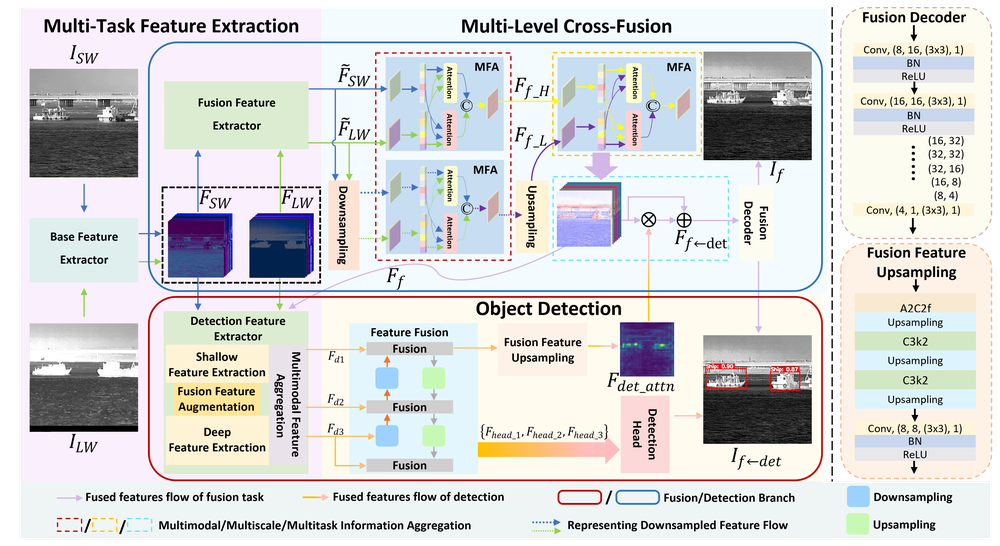
#> input picture repositories/LSFDNet/imgs/model.png, 1000 x 546 px, shrunk from 3953 x 2158 before the run
$ python eval.py --swir-dir ../../repositories/LSFDNet/imgs --lwir-dir ../../repositories/LSFDNet/imgs --fused-dir ../../repositories/LSFDNet/imgs
#> lines starting #> are read from the running program, lines starting #| are printed output that depends on the picture; long printed decimals are rounded
### src/anima_lsfdnet/io.py
from __future__ import annotations

import base64
from io import BytesIO
from pathlib import Path

import numpy as np
from PIL import Image

IMAGE_EXTS = {".png", ".jpg", ".jpeg", ".bmp", ".tif", ".tiff"}


def pair_files_by_stem(swir_dir: str | Path, lwir_dir: str | Path) -> list[tuple[Path, Path]]:
    swir_dir = Path(swir_dir)
    lwir_dir = Path(lwir_dir)
    sw_map = {
        p.stem: p for p in swir_dir.iterdir() if p.suffix.lower() in IMAGE_EXTS and p.is_file()
    }
    lw_map = {
        p.stem: p for p in lwir_dir.iterdir() if p.suffix.lower() in IMAGE_EXTS and p.is_file()
    }
    stems = sorted(set(sw_map) & set(lw_map))
    return [(sw_map[s], lw_map[s]) for s in stems]


def load_gray_image(path: str | Path) -> np.ndarray:
    return np.asarray(Image.open(path).convert("L"), dtype=np.float32) / 255.0


# [13 lines left out: functions save_gray_image, to_base64_png, not called in this run]

### src/anima_lsfdnet/metrics.py
from __future__ import annotations

import math
from dataclasses import dataclass

import numpy as np

EPS = 1e-8


def entropy(image: np.ndarray, bins: int = 256) -> float:
    hist, _ = np.histogram(np.clip(image, 0.0, 1.0), bins=bins, range=(0.0, 1.0), density=False)
    prob = hist.astype(np.float64)
    prob /= max(prob.sum(), 1.0)
    prob = prob[prob > 0]
    value = float(-np.sum(prob * np.log2(prob + EPS)))
    return max(0.0, value)


def spatial_frequency(image: np.ndarray) -> float:
    rf = np.diff(image, axis=0)
    cf = np.diff(image, axis=1)
    return float(math.sqrt(np.mean(rf**2) + np.mean(cf**2)))


def standard_deviation(image: np.ndarray) -> float:
    return float(np.std(image))


def scd(fused: np.ndarray, swir: np.ndarray, lwir: np.ndarray) -> float:
    d1 = fused - swir
    d2 = fused - lwir
    num = np.sum((d1 - d1.mean()) * (d2 - d2.mean()))
    den = math.sqrt(np.sum((d1 - d1.mean()) ** 2) * np.sum((d2 - d2.mean()) ** 2) + EPS)
    return float(num / den)


def vif(fused: np.ndarray, source: np.ndarray, sigma_nsq: float = 2.0) -> float:
    """Visual Information Fidelity between fused image and a source image.

    Simplified VIF based on local variance in sliding windows.
    """
    from scipy.ndimage import uniform_filter

    eps = 1e-10
    win = 11
    mu_s = uniform_filter(source, size=win)
    mu_f = uniform_filter(fused, size=win)
    sigma_s = uniform_filter(source**2, size=win) - mu_s**2
    sigma_f = uniform_filter(fused**2, size=win) - mu_f**2
    sigma_sf = uniform_filter(source * fused, size=win) - mu_s * mu_f

    sigma_s = np.maximum(sigma_s, 0.0)
    sigma_f = np.maximum(sigma_f, 0.0)

    g = sigma_sf / (sigma_s + eps)
    sv_sq = sigma_f - g * sigma_sf
    sv_sq = np.maximum(sv_sq, eps)

    num = np.sum(np.log2(1.0 + g**2 * sigma_s / (sv_sq + sigma_nsq) + eps))
    den = np.sum(np.log2(1.0 + sigma_s / sigma_nsq + eps))
    return float(num / max(den, eps))


def qabf(fused: np.ndarray, swir: np.ndarray, lwir: np.ndarray) -> float:
    # Lightweight proxy: edge retention ratio against stronger edge map.
    def grad(x: np.ndarray) -> np.ndarray:
        gx = np.zeros_like(x)
        gy = np.zeros_like(x)
        gx[:, 1:] = np.abs(x[:, 1:] - x[:, :-1])
        gy[1:, :] = np.abs(x[1:, :] - x[:-1, :])
        return gx + gy

    gf = grad(fused)
    gref = np.maximum(grad(swir), grad(lwir))
    return float(np.mean(np.minimum(gf, gref) / (np.maximum(gref, EPS))))


@dataclass
class FusionMetrics:
    en: float
    sf: float
    sd: float
    scd: float
    vif_val: float
    qabf: float


def compute_fusion_metrics(fused: np.ndarray, swir: np.ndarray, lwir: np.ndarray) -> FusionMetrics:
    vif_sw = vif(fused, swir)
    vif_lw = vif(fused, lwir)
    return FusionMetrics(
        en=entropy(fused),
        sf=spatial_frequency(fused),
        sd=standard_deviation(fused),
        scd=scd(fused, swir, lwir),
        vif_val=0.5 * (vif_sw + vif_lw),
        qabf=qabf(fused, swir, lwir),
    )


# [9 lines left out: function bbox_iou_xyxy, not called in this run]

### src/anima_lsfdnet/eval.py
from __future__ import annotations

import argparse
import json
from pathlib import Path

import numpy as np

from .io import load_gray_image, pair_files_by_stem
from .metrics import FusionMetrics, compute_fusion_metrics

PAPER_BASELINE = {
    "mAP50": 0.962,
    "mAP50_95": 0.770,
    "EN": 7.181,
    "SF": 21.022,
    "VIF": 0.611,
    "Qabf": 0.520,
}


def _mean_metrics(items: list[FusionMetrics]) -> dict[str, float]:
    if not items:
        return {"en": 0.0, "sf": 0.0, "sd": 0.0, "scd": 0.0, "vif": 0.0, "qabf": 0.0}
    keys = ("en", "sf", "sd", "scd", "vif_val", "qabf")
    arr = {k: np.array([getattr(it, k) for it in items], dtype=np.float64) for k in keys}
    out = {k: float(v.mean()) for k, v in arr.items()}
    out["vif"] = out.pop("vif_val")
    return out


def evaluate_fusion(
    swir_dir: str | Path, lwir_dir: str | Path, fused_dir: str | Path
) -> dict[str, float]:
    fused_dir = Path(fused_dir)
    all_metrics: list[FusionMetrics] = []
    for swir_path, lwir_path in pair_files_by_stem(swir_dir, lwir_dir):
        f_path = fused_dir / f"{swir_path.stem}.png"
        if not f_path.exists():
            continue
        swir = load_gray_image(swir_path)
        lwir = load_gray_image(lwir_path)
        fused = load_gray_image(f_path)
        all_metrics.append(compute_fusion_metrics(fused, swir, lwir))
    return _mean_metrics(all_metrics)


def write_report(metrics: dict[str, float], out_dir: str | Path) -> None:
    out_dir = Path(out_dir)
    out_dir.mkdir(parents=True, exist_ok=True)

    payload = {
        "fusion": metrics,
        "paper_baseline": PAPER_BASELINE,
    }
    (out_dir / "eval_metrics.json").write_text(json.dumps(payload, indent=2))

    report = [
        "# LSFDNet Evaluation Report",
        "",
        "## Fusion Metrics",
        f"- EN: {metrics['en']:.4f} (paper: {PAPER_BASELINE['EN']})",
        f"- SF: {metrics['sf']:.4f} (paper: {PAPER_BASELINE['SF']})",
        f"- SD: {metrics['sd']:.4f}",
        f"- SCD: {metrics['scd']:.4f}",
        f"- VIF: {metrics['vif']:.4f} (paper: {PAPER_BASELINE['VIF']})",
        f"- Qabf: {metrics['qabf']:.4f} (paper: {PAPER_BASELINE['Qabf']})",
        "",
        "## Notes",
        "- Detection metrics require detector predictions and are tracked separately.",
    ]
    (out_dir / "eval_report.md").write_text("\n".join(report))


def parse_args() -> argparse.Namespace:
    parser = argparse.ArgumentParser(description="Evaluate LSFDNet fusion outputs")
    parser.add_argument("--swir-dir", required=True)
    parser.add_argument("--lwir-dir", required=True)
    parser.add_argument("--fused-dir", required=True)
    parser.add_argument("--out", default="reports")
    return parser.parse_args()


def main() -> None:
    args = parse_args()
    metrics = evaluate_fusion(args.swir_dir, args.lwir_dir, args.fused_dir)
#> in vif, `mu_s = uniform_filter(source, size=win)`:
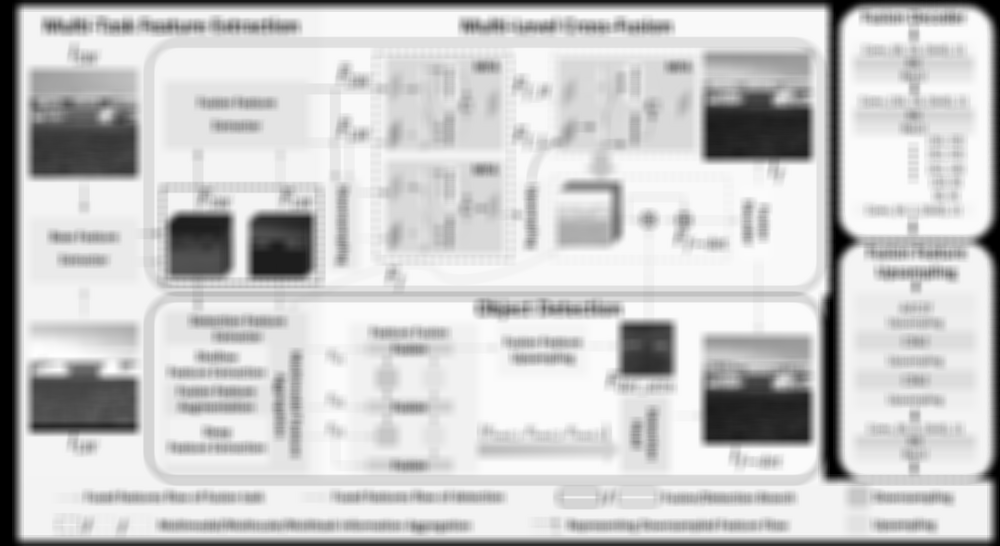
#> mu_s: shape (546, 1000) float32; min 0, max 0.999, mean 0.785
#> in vif, `sigma_s = uniform_filter(source**2, size=win) - mu_s**2`:
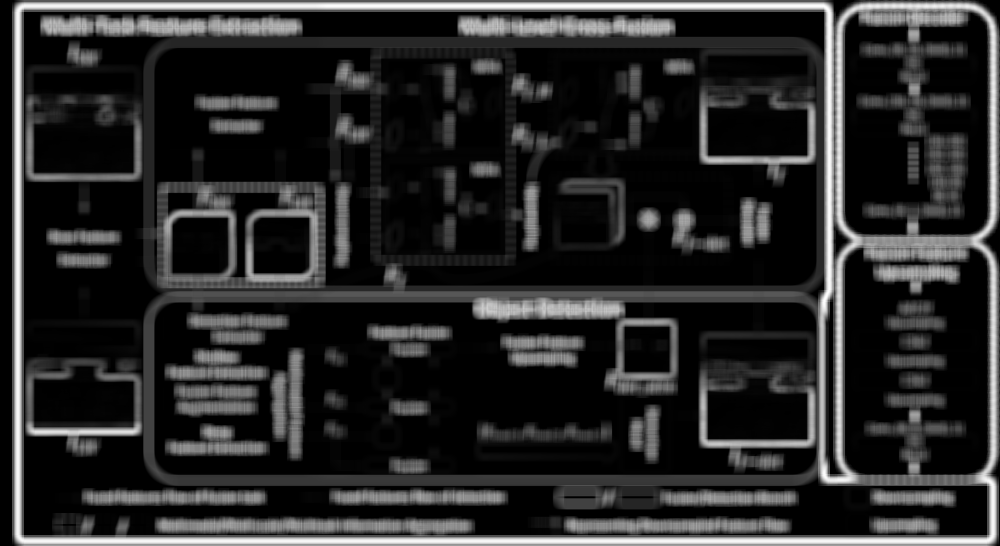
#> sigma_s: shape (546, 1000) float32; min 0, max 0.243, mean 0.0398; drawn with min black and max white
#> in vif, `g = sigma_sf / (sigma_s + eps)`:
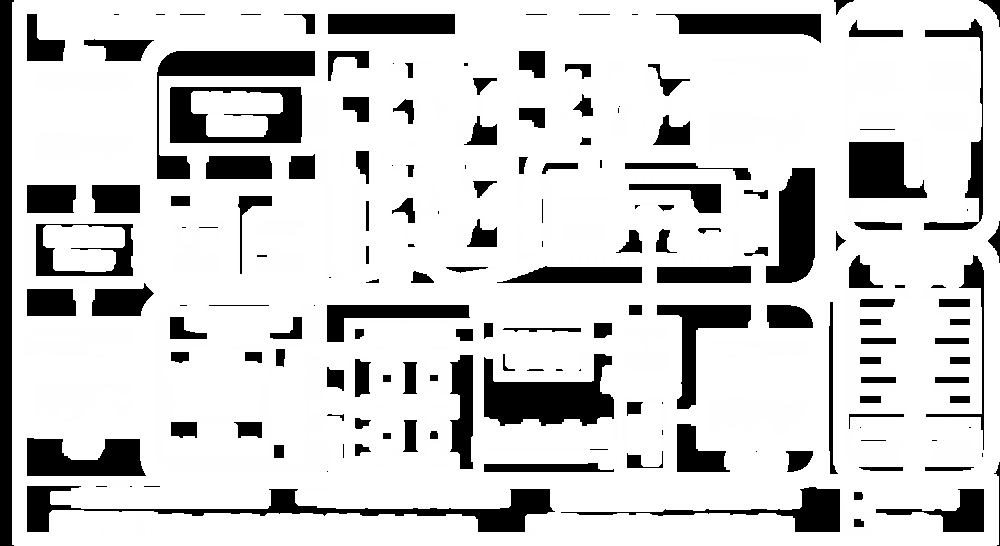
#> g: shape (546, 1000) float32; min 0, max 1, mean 0.821
#> in vif, `sv_sq = np.maximum(sv_sq, eps)`:
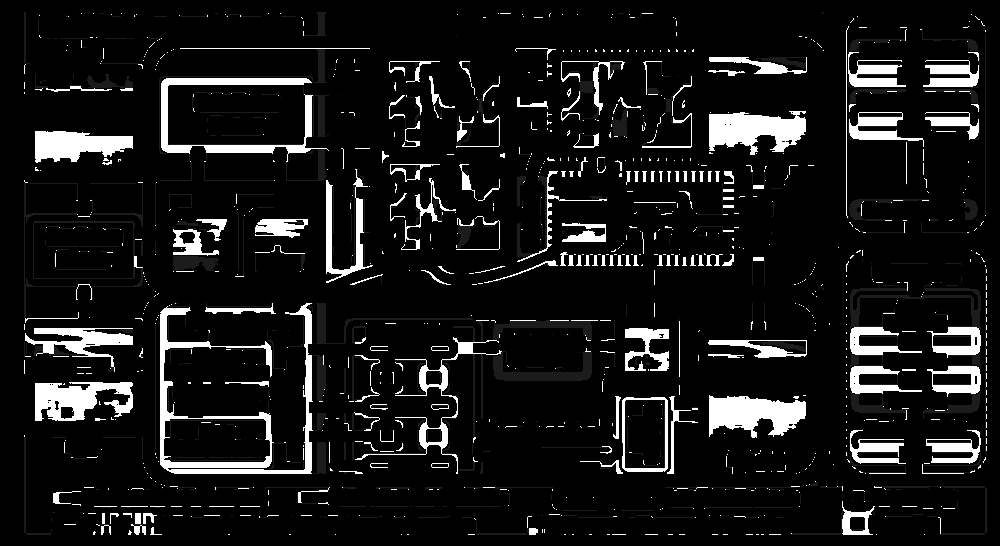
#> sv_sq: shape (546, 1000) float32; min 1e-10, max 1.16e-10, mean 1.02e-10; drawn with min black and max white
#> in vif, `num = np.sum(np.log2(1.0 + g**2 * sigma_s / (sv_sq + sigma_nsq) + eps))`: num = 15231.3
#> in compute_fusion_metrics, `vif_sw = vif(fused, swir)`: vif_sw = 1
#> in entropy, `hist, _ = np.histogram(np.clip(image, 0.0, 1.0), bins=bins, range=(0.0..`: hist = 256 values, max 64717 at index 244, min 151 at index 133, mean 2132.8
#> in entropy, `prob = hist.astype(np.float64)`: prob has the same summary as hist
#> in entropy, `prob /= max(prob.sum(), 1.0)`: prob = 256 values, max 0.119 at index 244, min 0.000277 at index 133, mean 0.00391
#> in entropy, `value = float(-np.sum(prob * np.log2(prob + EPS)))`: value = 5.66
#> in spatial_frequency, `cf = np.diff(image, axis=1)`:
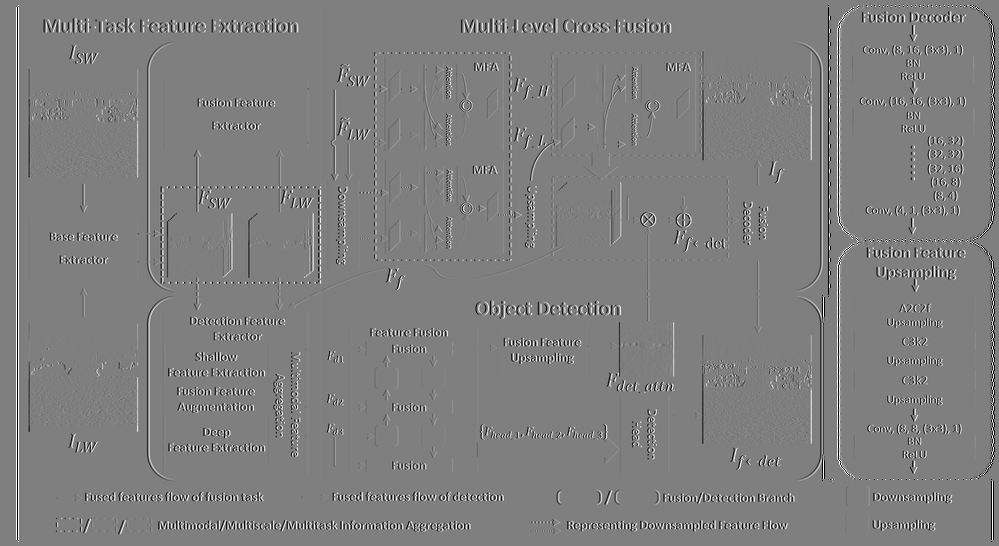
#> cf: shape (546, 999) float32; min -1, max 1, mean 5.25e-12; drawn with min black and max white
#> in scd, `d1 = fused - swir`: d1: shape (546, 1000) float32; every value is 0
#> in scd, `num = np.sum((d1 - d1.mean()) * (d2 - d2.mean()))`: num = 0
#> in scd, `den = math.sqrt(np.sum((d1 - d1.mean()) ** 2) * np.sum((d2 - d2.mean()..`: den = 0.0001
#> in grad, `gy[1:, :] = np.abs(x[1:, :] - x[:-1, :])`:
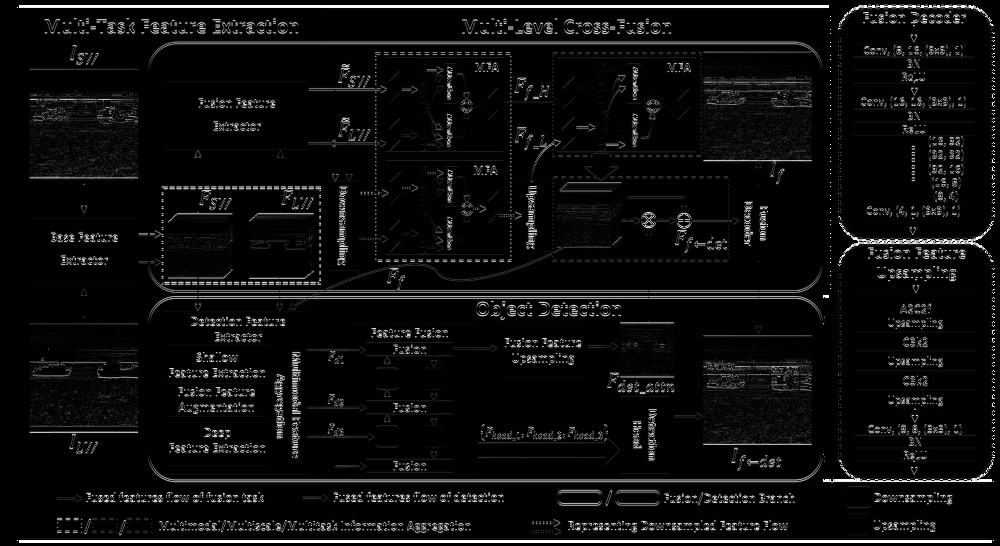
#> gy: shape (546, 1000) float32; min 0, max 1, mean 0.0562
#> in grad, `return gx + gy`:
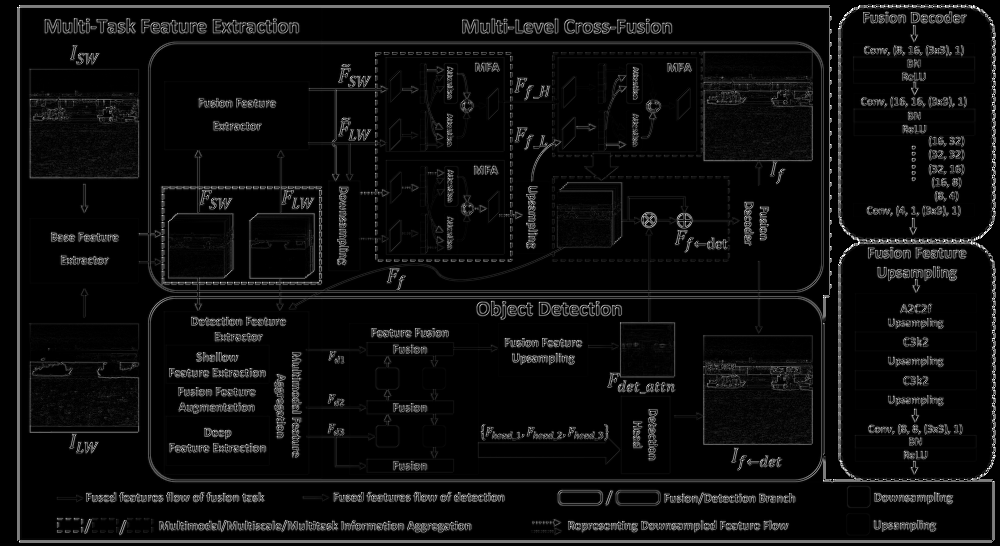
#> returned value: shape (546, 1000) float32; min 0, max 2, mean 0.106; drawn with min black and max white
#> in _mean_metrics, `arr = {k: np.array([getattr(it, k) for it in items], dtype=np.float64)..`: arr = {'en': [5.66], 'sf': [0.239], 'sd': [0.312], 'scd': [0], 'vif_val': [1], 'qabf': [0.48]}
#> in _mean_metrics, `out = {k: float(v.mean()) for k, v in arr.items()}`: out = {'en': 5.66, 'sf': 0.239, 'sd': 0.312, 'scd': 0, 'vif_val': 1, 'qabf': 0.48}
#> metrics = {'en': 5.66, 'sf': 0.239, 'sd': 0.312, 'scd': 0, 'qabf': 0.48, 'vif': 1}
    write_report(metrics, args.out)
#> in write_report, `report = [ "# LSFDNet Evaluation Report", "", "## Fusion Metrics", f"-..`: report = 12 items, first 6: '# LSFDNet Evaluation Report', '', '## Fusion Metrics', '- EN: 5.6598 (paper: 7.181)', '- SF: 0.2388 (paper: 21.022)', '- SD: 0.3122'
    print(json.dumps(metrics, indent=2))
#| {
#|   "en": 5.660,
#|   "sf": 0.2388,
#|   "sd": 0.3122,
#|   "scd": 0.0,
#|   "qabf": 0.4804,
#|   "vif": 1
#| }


if __name__ == "__main__":
    main()
